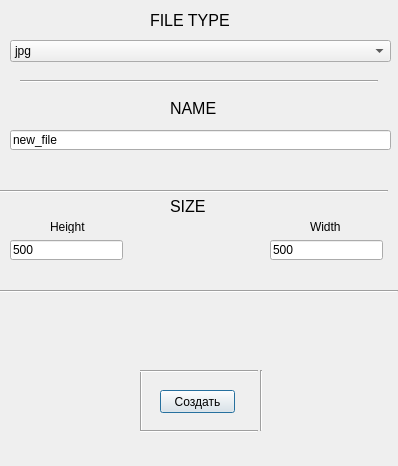
<?xml version="1.0" encoding="UTF-8"?>
<ui version="4.0">
 <class>Create_new_file</class>
 <widget class="QDialog" name="Create_new_file">
  <property name="geometry">
   <rect>
    <x>0</x>
    <y>0</y>
    <width>398</width>
    <height>466</height>
   </rect>
  </property>
  <property name="windowTitle">
   <string>Dialog</string>
  </property>
  <widget class="QComboBox" name="comboBox">
   <property name="geometry">
    <rect>
     <x>10</x>
     <y>40</y>
     <width>381</width>
     <height>22</height>
    </rect>
   </property>
   <item>
    <property name="text">
     <string>jpg</string>
    </property>
   </item>
   <item>
    <property name="text">
     <string>png</string>
    </property>
   </item>
  </widget>
  <widget class="QLineEdit" name="lineEdit">
   <property name="geometry">
    <rect>
     <x>10</x>
     <y>130</y>
     <width>381</width>
     <height>20</height>
    </rect>
   </property>
   <property name="text">
    <string>new_file</string>
   </property>
  </widget>
  <widget class="Line" name="line">
   <property name="geometry">
    <rect>
     <x>20</x>
     <y>80</y>
     <width>118</width>
     <height>3</height>
    </rect>
   </property>
   <property name="orientation">
    <enum>Qt::Horizontal</enum>
   </property>
  </widget>
  <widget class="Line" name="line_2">
   <property name="geometry">
    <rect>
     <x>130</x>
     <y>80</y>
     <width>118</width>
     <height>3</height>
    </rect>
   </property>
   <property name="orientation">
    <enum>Qt::Horizontal</enum>
   </property>
  </widget>
  <widget class="Line" name="line_3">
   <property name="geometry">
    <rect>
     <x>240</x>
     <y>80</y>
     <width>118</width>
     <height>3</height>
    </rect>
   </property>
   <property name="orientation">
    <enum>Qt::Horizontal</enum>
   </property>
  </widget>
  <widget class="Line" name="line_4">
   <property name="geometry">
    <rect>
     <x>260</x>
     <y>80</y>
     <width>118</width>
     <height>3</height>
    </rect>
   </property>
   <property name="orientation">
    <enum>Qt::Horizontal</enum>
   </property>
  </widget>
  <widget class="QPushButton" name="btncreation">
   <property name="geometry">
    <rect>
     <x>160</x>
     <y>390</y>
     <width>75</width>
     <height>23</height>
    </rect>
   </property>
   <property name="text">
    <string>Создать</string>
   </property>
  </widget>
  <widget class="QLabel" name="label">
   <property name="geometry">
    <rect>
     <x>150</x>
     <y>10</y>
     <width>91</width>
     <height>20</height>
    </rect>
   </property>
   <property name="font">
    <font>
     <pointsize>12</pointsize>
    </font>
   </property>
   <property name="text">
    <string>FILE TYPE</string>
   </property>
  </widget>
  <widget class="QLabel" name="label_2">
   <property name="geometry">
    <rect>
     <x>170</x>
     <y>100</y>
     <width>47</width>
     <height>16</height>
    </rect>
   </property>
   <property name="font">
    <font>
     <pointsize>12</pointsize>
    </font>
   </property>
   <property name="text">
    <string>NAME</string>
   </property>
  </widget>
  <widget class="Line" name="line_5">
   <property name="geometry">
    <rect>
     <x>40</x>
     <y>190</y>
     <width>118</width>
     <height>3</height>
    </rect>
   </property>
   <property name="orientation">
    <enum>Qt::Horizontal</enum>
   </property>
  </widget>
  <widget class="Line" name="line_6">
   <property name="geometry">
    <rect>
     <x>160</x>
     <y>190</y>
     <width>118</width>
     <height>3</height>
    </rect>
   </property>
   <property name="orientation">
    <enum>Qt::Horizontal</enum>
   </property>
  </widget>
  <widget class="Line" name="line_7">
   <property name="geometry">
    <rect>
     <x>110</x>
     <y>190</y>
     <width>118</width>
     <height>3</height>
    </rect>
   </property>
   <property name="orientation">
    <enum>Qt::Horizontal</enum>
   </property>
  </widget>
  <widget class="Line" name="line_8">
   <property name="geometry">
    <rect>
     <x>270</x>
     <y>190</y>
     <width>118</width>
     <height>3</height>
    </rect>
   </property>
   <property name="orientation">
    <enum>Qt::Horizontal</enum>
   </property>
  </widget>
  <widget class="Line" name="line_9">
   <property name="geometry">
    <rect>
     <x>0</x>
     <y>190</y>
     <width>118</width>
     <height>3</height>
    </rect>
   </property>
   <property name="orientation">
    <enum>Qt::Horizontal</enum>
   </property>
  </widget>
  <widget class="QLineEdit" name="height_b">
   <property name="geometry">
    <rect>
     <x>10</x>
     <y>240</y>
     <width>113</width>
     <height>20</height>
    </rect>
   </property>
   <property name="text">
    <string>500</string>
   </property>
  </widget>
  <widget class="QLineEdit" name="width_b">
   <property name="geometry">
    <rect>
     <x>270</x>
     <y>240</y>
     <width>113</width>
     <height>20</height>
    </rect>
   </property>
   <property name="text">
    <string>500</string>
   </property>
  </widget>
  <widget class="QLabel" name="label_3">
   <property name="geometry">
    <rect>
     <x>50</x>
     <y>220</y>
     <width>47</width>
     <height>13</height>
    </rect>
   </property>
   <property name="text">
    <string>Height</string>
   </property>
  </widget>
  <widget class="QLabel" name="label_4">
   <property name="geometry">
    <rect>
     <x>310</x>
     <y>220</y>
     <width>47</width>
     <height>13</height>
    </rect>
   </property>
   <property name="text">
    <string>Width</string>
   </property>
  </widget>
  <widget class="Line" name="line_10">
   <property name="geometry">
    <rect>
     <x>0</x>
     <y>290</y>
     <width>118</width>
     <height>3</height>
    </rect>
   </property>
   <property name="orientation">
    <enum>Qt::Horizontal</enum>
   </property>
  </widget>
  <widget class="Line" name="line_11">
   <property name="geometry">
    <rect>
     <x>110</x>
     <y>290</y>
     <width>118</width>
     <height>3</height>
    </rect>
   </property>
   <property name="orientation">
    <enum>Qt::Horizontal</enum>
   </property>
  </widget>
  <widget class="Line" name="line_12">
   <property name="geometry">
    <rect>
     <x>230</x>
     <y>290</y>
     <width>118</width>
     <height>3</height>
    </rect>
   </property>
   <property name="orientation">
    <enum>Qt::Horizontal</enum>
   </property>
  </widget>
  <widget class="Line" name="line_13">
   <property name="geometry">
    <rect>
     <x>280</x>
     <y>290</y>
     <width>118</width>
     <height>3</height>
    </rect>
   </property>
   <property name="orientation">
    <enum>Qt::Horizontal</enum>
   </property>
  </widget>
  <widget class="QLabel" name="label_5">
   <property name="geometry">
    <rect>
     <x>170</x>
     <y>200</y>
     <width>47</width>
     <height>13</height>
    </rect>
   </property>
   <property name="font">
    <font>
     <pointsize>12</pointsize>
    </font>
   </property>
   <property name="text">
    <string>SIZE</string>
   </property>
  </widget>
  <widget class="Line" name="line_14">
   <property name="geometry">
    <rect>
     <x>140</x>
     <y>370</y>
     <width>3</width>
     <height>61</height>
    </rect>
   </property>
   <property name="orientation">
    <enum>Qt::Vertical</enum>
   </property>
  </widget>
  <widget class="Line" name="line_15">
   <property name="geometry">
    <rect>
     <x>140</x>
     <y>370</y>
     <width>118</width>
     <height>3</height>
    </rect>
   </property>
   <property name="orientation">
    <enum>Qt::Horizontal</enum>
   </property>
  </widget>
  <widget class="Line" name="line_16">
   <property name="geometry">
    <rect>
     <x>140</x>
     <y>430</y>
     <width>118</width>
     <height>3</height>
    </rect>
   </property>
   <property name="orientation">
    <enum>Qt::Horizontal</enum>
   </property>
  </widget>
  <widget class="Line" name="line_17">
   <property name="geometry">
    <rect>
     <x>260</x>
     <y>370</y>
     <width>3</width>
     <height>61</height>
    </rect>
   </property>
   <property name="orientation">
    <enum>Qt::Vertical</enum>
   </property>
  </widget>
  <widget class="Line" name="line_18">
   <property name="geometry">
    <rect>
     <x>180</x>
     <y>290</y>
     <width>118</width>
     <height>3</height>
    </rect>
   </property>
   <property name="orientation">
    <enum>Qt::Horizontal</enum>
   </property>
  </widget>
 </widget>
 <resources/>
 <connections/>
</ui>
